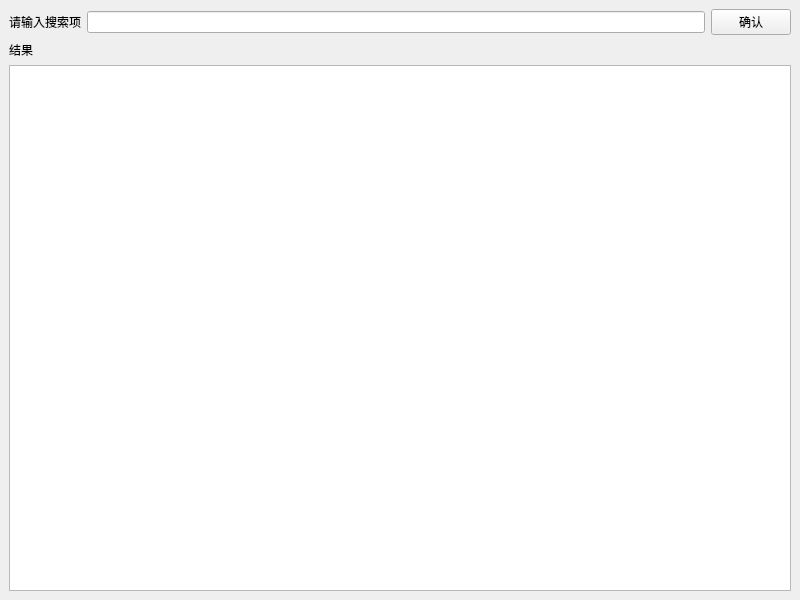
<?xml version="1.0" encoding="UTF-8"?>
<ui version="4.0">
 <class>fileSearcher</class>
 <widget class="QMainWindow" name="fileSearcher">
  <property name="geometry">
   <rect>
    <x>0</x>
    <y>0</y>
    <width>800</width>
    <height>600</height>
   </rect>
  </property>
  <property name="windowTitle">
   <string>MainWindow</string>
  </property>
  <widget class="QWidget" name="centralwidget">
   <layout class="QVBoxLayout" name="verticalLayout">
    <item>
     <layout class="QHBoxLayout" name="horizontalLayout">
      <item>
       <widget class="QLabel" name="label">
        <property name="text">
         <string>请输入搜索项</string>
        </property>
       </widget>
      </item>
      <item>
       <widget class="QLineEdit" name="searcherInput"/>
      </item>
      <item>
       <widget class="QPushButton" name="searcherBtn">
        <property name="text">
         <string>确认</string>
        </property>
       </widget>
      </item>
     </layout>
    </item>
    <item>
     <widget class="QLabel" name="label_2">
      <property name="text">
       <string>结果</string>
      </property>
     </widget>
    </item>
    <item>
     <widget class="QTextBrowser" name="searcherRes"/>
    </item>
   </layout>
  </widget>
 </widget>
 <resources/>
 <connections/>
</ui>
